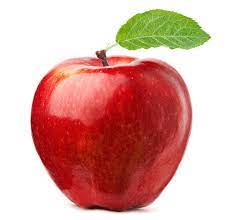
#> input picture resources/images/apple.jpg, 229 x 220 px
$ python center_of_contour.py --image ../../resources/images/apple.jpg
#> lines starting #> are read from the running program, lines starting #| are printed output that depends on the picture; after the words box and inside, x2 and y2 are one past the last pixel; in counts of white or black regions, pixels touching at a corner belong together
### cvp/utils/parsing_utils.py
import argparse
import cv2.cv2 as cv

from cvp.utils.image_utils import scale
import os


def get_single_image_parser():
    parser = argparse.ArgumentParser()
    parser.add_argument("-i", "--image", required=True, help="path to the input image")
    return parser


def get_single_image_from_command_line():
    parser = get_single_image_parser()
    args = parser.parse_args()
    if not os.path.exists(args.image):
        raise RuntimeError(f'Could not find file {args.image}')
    image = cv.imread(args.image)
#> image is the input picture: shape (220, 229, 3); mean B, G, R 159.5, 167.2, 217.4
    while image.shape[0] > 1000:
        image = scale(image, 0.5)
    return image

### cvp/shape/countours.py
from typing import Optional, Tuple

import imutils
from cv2 import cv2 as cv

from cvp.utils.image_utils import show


# [22 lines left out: functions get_contours, get_edged, not called in this run]


def get_contours_from_thresh(threshold_image, sort_by=cv.contourArea):
    contours = cv.findContours(threshold_image.copy(), cv.RETR_EXTERNAL, cv.CHAIN_APPROX_SIMPLE)
    contours = imutils.grab_contours(contours)
    sorted_contours = sorted(contours, key=sort_by, reverse=True)
    return sorted_contours


def find_center(contour) -> Optional[Tuple[int, int]]:
    moments = cv.moments(contour)
    if moments['m00'] == 0:
        return None
    c_x = int(moments['m10'] / moments['m00'])
    c_y = int(moments['m01'] / moments['m00'])
    return c_x, c_y


# [6 lines left out: function get_extreme_points, not called in this run]

### cvp/utils/image_utils.py
import cv2.cv2 as cv


def scale(image, ratio):
    return cv.resize(image, (int(image.shape[1] * ratio), int(image.shape[0] * ratio)))


def show(image, name=''):
    cv.imshow(name, image)
    cv.waitKey(0)

### cvp/applications/center_of_contour.py
# import the necessary packages

import cv2.cv2 as cv

# construct the argument parse and parse the arguments
from cvp.utils.image_utils import show
from cvp.shape.countours import get_contours_from_thresh, find_center
from cvp.utils.parsing_utils import get_single_image_from_command_line


def main():
    image = get_single_image_from_command_line()
    gray = cv.cvtColor(image, cv.COLOR_BGR2GRAY)
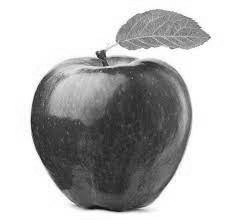
#> gray: shape (220, 229); min 13, max 255, mean 181.3
    blurred = cv.GaussianBlur(gray, (5, 5), 0)
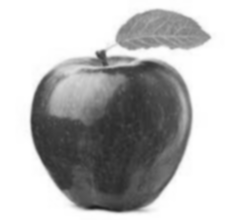
#> blurred: shape (220, 229); min 32, max 255, mean 181.3
    show(blurred)
    thresh = cv.threshold(blurred, 60, 255, cv.THRESH_BINARY)[1]
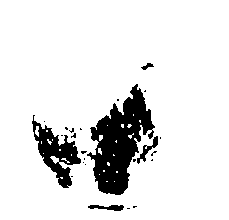
#> thresh: shape (220, 229); 89.1% white; 24 black regions (19 under 20 px)
    show(thresh)

    # find contours in the thresholded image
    contours = get_contours_from_thresh(thresh)
#> in get_contours_from_thresh, `contours = cv.findContours(threshold_image.copy(), cv.RETR_EXTERNAL, c..`: contours = 1 contour; box (x1, y1, x2, y2) and area: (0, 0, 229, 220) 49932
#> in get_contours_from_thresh, `contours = imutils.grab_contours(contours)`: contours = [[[0, 0], [0, 219], [228, 219], [228, 0]]]
#> contours = [[[0, 0], [0, 219], [228, 219], [228, 0]]]

    # loop over the contours
    for c in contours:
        # compute the center of the contour
        center = find_center(c)
        if center is None:
            continue
        c_x, c_y = center
        # draw the contour and center of the shape on the image
        cv.drawContours(image, [c], -1, (0, 255, 0), -1)
        cv.circle(image, (c_x, c_y), 7, (255, 255, 255), -1)
        cv.putText(image, "center", (c_x - 20, c_y - 20), cv.FONT_HERSHEY_SIMPLEX, 0.5, (255, 255, 255), 2)
        show(image)
#> this loop made 1 pass
#> c on pass 1: [[0, 0], [0, 219], [228, 219], [228, 0]]
#> pass 1, in show (call 3), `cv.imshow(name, image)`:
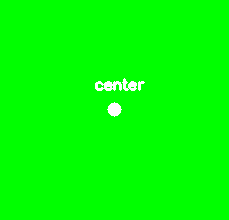
#> window '': shape (220, 229, 3); mean B, G, R 2.4, 255, 2.4


if __name__ == '__main__':
    main()

$ run again, on resources/images/bryce_2.jpg
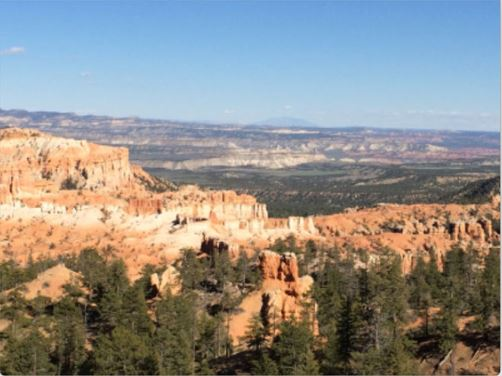
#> input picture resources/images/bryce_2.jpg, 502 x 376 px
#> in get_single_image_from_command_line, image is the input picture: shape (376, 502, 3); mean B, G, R 137.8, 141.9, 143.6
#> in main, `thresh = cv.threshold(blurred, 60, 255, cv.THRESH_BINARY)[1]`:
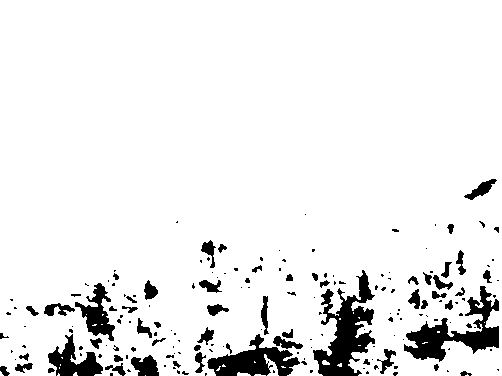
#> thresh: shape (376, 502); 92.2% white; 180 black regions (119 under 20 px)
#> in get_contours_from_thresh, `contours = cv.findContours(threshold_image.copy(), cv.RETR_EXTERNAL, c..`: contours = 22 contours, 18 with area under 20; largest, box (x1, y1, x2, y2) and area: (0, 0, 502, 376) 180546, (264, 354, 279, 376) 122, (237, 372, 251, 376) 25, (322, 360, 330, 365) 20
#> sorted_contours has the same summary as contours
#> the loop in main, `for c in contours:` made 22 passes
#> after the loop in main, `for c in contours:`:
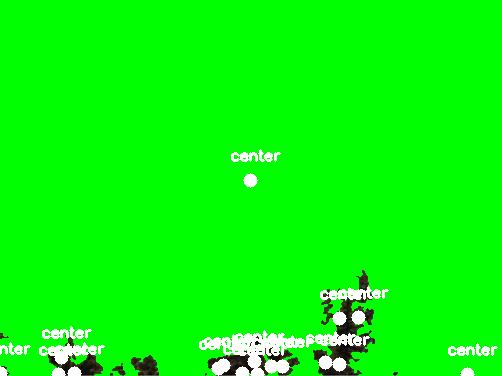
#> image: shape (376, 502, 3); mean B, G, R 9.2, 250.4, 9.6
